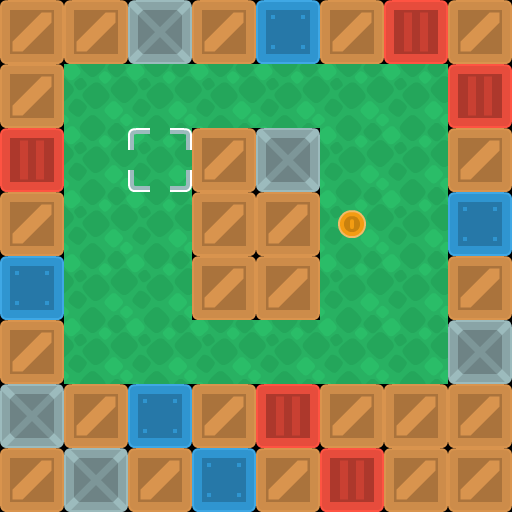

Below is a game level as drawn by its tile map, then a one-line description and the .tmx file that defines it, in full:
An orthogonal 8x8 tile map with 64x64 px tiles, 3 tile layers (background, walls, objects).

<map version="1.10" tiledversion="1.11.2" orientation="orthogonal" renderorder="right-down" width="8" height="8" tilewidth="64" tileheight="64" infinite="0" nextlayerid="5" nextobjectid="1">
 <properties>
  <property name="character_bottom" value="[[0, 5], [1, 5], [2, 5]]" />
  <property name="character_left" value="[[3, 7], [4, 7], [5, 7]]" />
  <property name="character_right" value="[[0, 7], [1, 7], [2, 7]]" />
  <property name="character_top" value="[[3, 5], [4, 5], [5, 5]]" />
 </properties>
 <tileset firstgid="1" source="sokoban_tilesheet.tsx" />
 <layer id="4" name="background" width="8" height="8">
  <data encoding="csv">
0,0,0,0,0,0,0,0,
0,89,89,89,89,89,89,0,
0,89,89,0,0,89,89,0,
0,89,89,0,0,89,89,0,
0,89,89,0,0,89,89,0,
0,89,89,89,89,89,89,0,
0,0,0,0,0,0,0,0,
0,0,0,0,0,0,0,0
</data>
 </layer>
 <layer id="1" name="walls" width="8" height="8">
  <data encoding="csv">
2,2,6,2,4,2,3,2,
2,0,0,0,0,0,0,3,
3,0,0,2,6,0,0,2,
2,0,0,2,2,0,0,4,
4,0,0,2,2,0,0,2,
2,0,0,0,0,0,0,6,
6,2,4,2,3,2,2,2,
2,6,2,4,2,3,2,2
</data>
 </layer>
 <layer id="3" name="objects" width="8" height="8">
  <data encoding="csv">
0,0,0,0,0,0,0,0,
0,0,0,0,0,0,0,0,
0,0,40,0,0,0,0,0,
0,0,0,0,0,75,0,0,
0,0,0,0,0,0,0,0,
0,0,0,0,0,0,0,0,
0,0,0,0,0,0,0,0,
0,0,0,0,0,0,0,0
</data>
 </layer>
</map>
